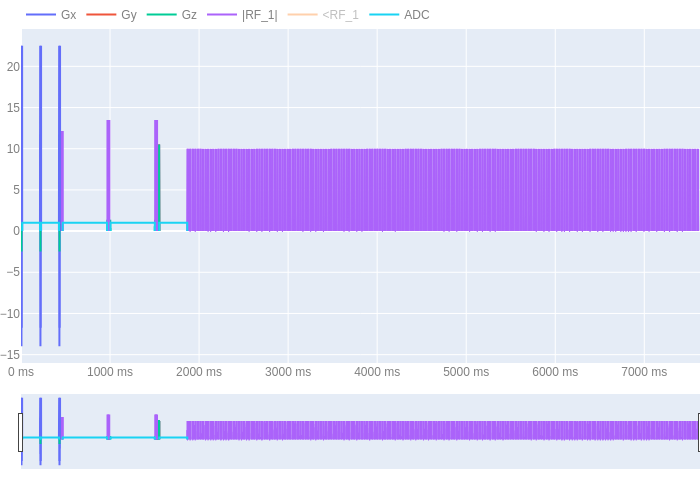

Here is the Julia script that generated this plot:
using KomaMRI,DelimitedFiles
#=
Fields = readdlm("./test/ourSequence/mpf_2023062211393219.dat",' ')
Gx = Float16.(Fields[:,1] .* 10^(-3))
Gy = Float16.(Fields[:,2] .* 10^(-3))
Gz = Float16.(Fields[:,3] .* 10^(-3))
Rf = Float32.(Fields[:,4] .* 10^(-6))   
N = length(Gx)
dt = 6.4 * 10^(-6)
println(typeof(Gx))
GRE = Sequence()
println(N)
replace!(Rf, NaN => 0)
replace!(Gx, NaN => 0)
replace!(Gy, NaN => 0)
replace!(Gz, NaN => 0)
i = 46754
for n in 1:3
    global i
    global GRE
    local Grads = [Grad(Gx[i+87],308*dt,87*dt) Grad(0,0) Grad(Gx[i+837],0,55*dt) Grad(Gx[i+941],80*dt,50*dt) Grad(Gx[i+941+ 80 + 50*2],80*dt,50*dt) Grad(Gx[i+1469],476*dt,217*dt,88*dt,0);
             Grad(0,0) Grad(0,0) Grad(0,0) Grad(0,0) Grad(0,0) Grad(0,0);
             Grad(0,0) Grad(Gz[i+484],284*dt,7*dt) Grad(Gz[i+837],0,55*dt)  Grad(0,0) Grad(0,0) Grad(0,0);]
    i+= 31250	
    GRE += Sequence(Grads)
    if (n != 3)
        GRE += Sequence([Grad(0,31250*dt);;],[RF(0,0);;],[ADC(100,31250*dt)])
    end
end		
i = 114368
prevDif = 3249
for n in 1:3
    global i
    global GRE
    local Rfs = [RF(Rf[i],29*dt,0,prevDif*dt) ;;]
    global prevDif = 595
    GRE += Sequence([Grad(0,0);;],Rfs)
    i+= 596 + 29
end	
GRE += Sequence([Grad(0,0);;],[RF(0,0);;],[ADC(100,77937*dt)])
i = 194211
Grads = [Grad(Gx[i+ 968],0,235*dt,733*dt) Grad(Gx[i + 2209],0,235*dt,118*dt) Grad(Gx[i + 4249],0,235*dt,118*dt);
    Grad(0,0) Grad(0,0) Grad(0,0); 
    Grad(Gz[i+233],1623*dt,233*dt,0,0) Grad(Gz[i + 233*2 + 1623],2041*dt,0,0,0) Grad(Gz[i + 233*2 + 1623 + 2041], 1722*dt,0,231*dt,0)]
Rfs = [RF(Rf[i + 617:i + 730],113*dt,0,617*dt) RF(Rf[i + 1858:i + 1971],113*dt) RF(Rf[i + 3899:i + 4012],113*dt);]
#Adc = [ADC(100, 617*dt), ADC(100,1928*dt,113*dt), ADC(100,1953*dt,113*dt)]
GRE += Sequence(Grads,Rfs) 
i = 277984
GRE += Sequence([Grad(0,0,0,0,77919*dt) ;;],[RF(0,0);;],[ADC(100,77919*dt)])
Grads = [Grad(Gx[i+ 968],0,235*dt,733*dt) Grad(Gx[i + 2209],0,235*dt,118*dt) Grad(Gx[i + 4249],0,235*dt,118*dt) Grad(Gx[i + 6808],416*dt,327*dt,953*dt);
    Grad(0,0) Grad(0,0) Grad(0,0) Grad(Gy[i + 6808],416*dt,327*dt,953*dt); 
    Grad(Gz[i+233],1623*dt,233*dt,0,0) Grad(Gz[i + 233*2 + 1623],2041*dt,0,0,0) Grad(Gz[i + 233*2 + 1623 + 2041], 1722*dt,0,231*dt,0) Grad(Gz[i + 6808],416*dt,327*dt,953*dt)]
Rfs = [RF(Rf[i + 617:i + 730],113*dt,0,617*dt) RF(Rf[i + 1858:i + 1971],113*dt) RF(Rf[i + 3899:i + 4012],113*dt) RF(0,0);]
GRE += Sequence(Grads,Rfs)
GRE += Sequence([Grad(0,0,0,0,49004*dt);;],[RF(0,0);;],[ADC(100,49004*dt)])

# !!! Important stuff at line 5510631


i = 334539
while (i + 2*5518) < 5510100 # cannot run the entire thing  
    global i
    global GRE
    #local Grads = [Grad(0,0) Grad(Gx[i+596+164],403*dt,(164)*dt) Grad(0,0) Grad(Gx[i+2329],0,45*dt,235*dt,0);
    #        Grad(0,0) Grad(0,0) Grad(0,0) Grad(Gy[i+2347],160*dt,60*dt);
    #        Grad(Gz[i+8],581*dt, 8*dt) Grad(Gz[i+760],406*dt,164*dt) Grad(Gz[i+1561],723*dt,231*dt,0,0) Grad(Gz[i+2347],0,60*dt,220*dt,0);] 
    local Grads = [Grad(0,0) Grad(Gx[i+596+164],403*dt,(164)*dt) Grad(0,0) Grad(Gx[i+2329],0,45*dt,235*dt,0);
            Grad(0,0) Grad(0,0) Grad(0,0) Grad(Gy[i+2347],160*dt,60*dt);
            Grad(Gz[i+8],581*dt, 8*dt) Grad(Gz[i+760],406*dt,164*dt) Grad(Gz[i+1561],723*dt,231*dt,0,0) Grad(Gz[i+2347],0,60*dt,220*dt,0);]       
    local Rfs = [RF(Rf[i + 93:i + 587],495*dt, 0 ,93*dt) RF(0,0) RF(Rf[i+1565:i+2280],716*dt, 0,234*dt) RF(0,0);]		
    local Adc = [ADC(100,324*dt,50*dt), ADC(100, 335*dt, 125*dt),  ADC(100, 335*dt, 125*dt),  ADC(100, 335*dt, 125*dt),  ADC(100, 335*dt, 125*dt)]
    GRE += Sequence(Grads,Rfs)
    xGrad = [Grad(Gx[i+2578],324*dt,50*dt,115*dt,0) Grad(Gx[i+3152],335*dt,125*dt,0) Grad(Gx[i+3152+335+125*2],335*dt,125*dt) Grad(Gx[i+3152+335*2+125*4],335*dt, 125*dt) Grad(Gx[i+3152+335*3+125*6],335*dt, 125*dt,256*dt,0);]
    GRE += Sequence(xGrad,[RF(0,0) RF(0,0) RF(0,0) RF(0,0) RF(0,0);],Adc)
    #GRE += Sequence([Grad(0,2961*dt) ;;])
    i+= 5519
    local Grads = [Grad(0,0) Grad(Gx[i+596+164],403*dt,(164)*dt) Grad(0,0) Grad(Gx[i+2329],0,45*dt,235*dt,0);
            Grad(0,0) Grad(Gy[i+596+164],407*dt,164*dt) Grad(0,0) Grad(Gy[i+2347],160*dt,60*dt);
            Grad(Gz[i+8],581*dt, 8*dt) Grad(Gz[i+760],406*dt,164*dt) Grad(Gz[i+1561],723*dt,231*dt,0,0) Grad(Gz[i+2347],0,60*dt,220*dt,0);]
    local Rfs = [RF(Rf[i + 93:i + 587],495*dt, 0 ,93*dt) RF(0,0) RF(Rf[i+1565:i+2280],716*dt, 0,234*dt) RF(0,0);]	
    GRE += Sequence(Grads,Rfs)
    GRE += Sequence(xGrad,[RF(0,0) RF(0,0) RF(0,0) RF(0,0) RF(0,0);],Adc)
    i+= 5519
end	
#i = 5510171

=#
seq_file = "./test/ourSequence/gre3d.seq"
GRE = read_seq(seq_file)
GRE.DEF = Dict("Name"=>"GRE3D", "Nx" => 64, "Ny" => 64,"Nz" => 32)
obj = brain_phantom3D()
sys = Scanner()
sys.B0 = 3
sims = Dict{String, Any}("Δt" => 0.001, "Δt_rf" => 6.4e-6) 
#savefig(plot_seqd(GRE, simParams=sims),"./test/ourSequence/DiscreteSeqMid.png")
rawfile = "./test/ourSequence/Koma_signal.mrd"

#savefig(plot_seq(GRE),"./test/ourSequence/Sequence.png")
#savefig(plot_seq(GRE,range=[2200,2280]),"./test/ourSequence/SequenceMed.png")
#savefig(plot_seq(GRE,range=[0,2000]),"./test/ourSequence/SequenceEarly.png")

raw_ismrmrd = simulate(obj,GRE,sys,simParams=sims)
show(IOContext(stdout, :limit => true), "text/plain", raw_ismrmrd)
p3 = plot_signal(raw_ismrmrd; slider=false, height=300)
savefig(p3, "./test/ourSequence/Signal.png")
fout = ISMRMRDFile(rawfile)
#KomaMRICore.save(fout, raw_ismrmrd)
acq = AcquisitionData(raw_ismrmrd)
Nx, Ny, Nz = raw_ismrmrd.params["reconSize"][1:3]
reconParams = Dict{Symbol,Any}(:reco=>"direct", :reconSize=>(Nx, Ny))
image = reconstruction(acq, reconParams)
for n in 1:size(image,3)
    local Title = "Slice " * string(n)
    local Save = "./test/ourSequence/slices/Slice " * string(n) * ".png"
    savefig(plot_image(abs.(image[:, :, n]); height=360, title=Title),Save)
end